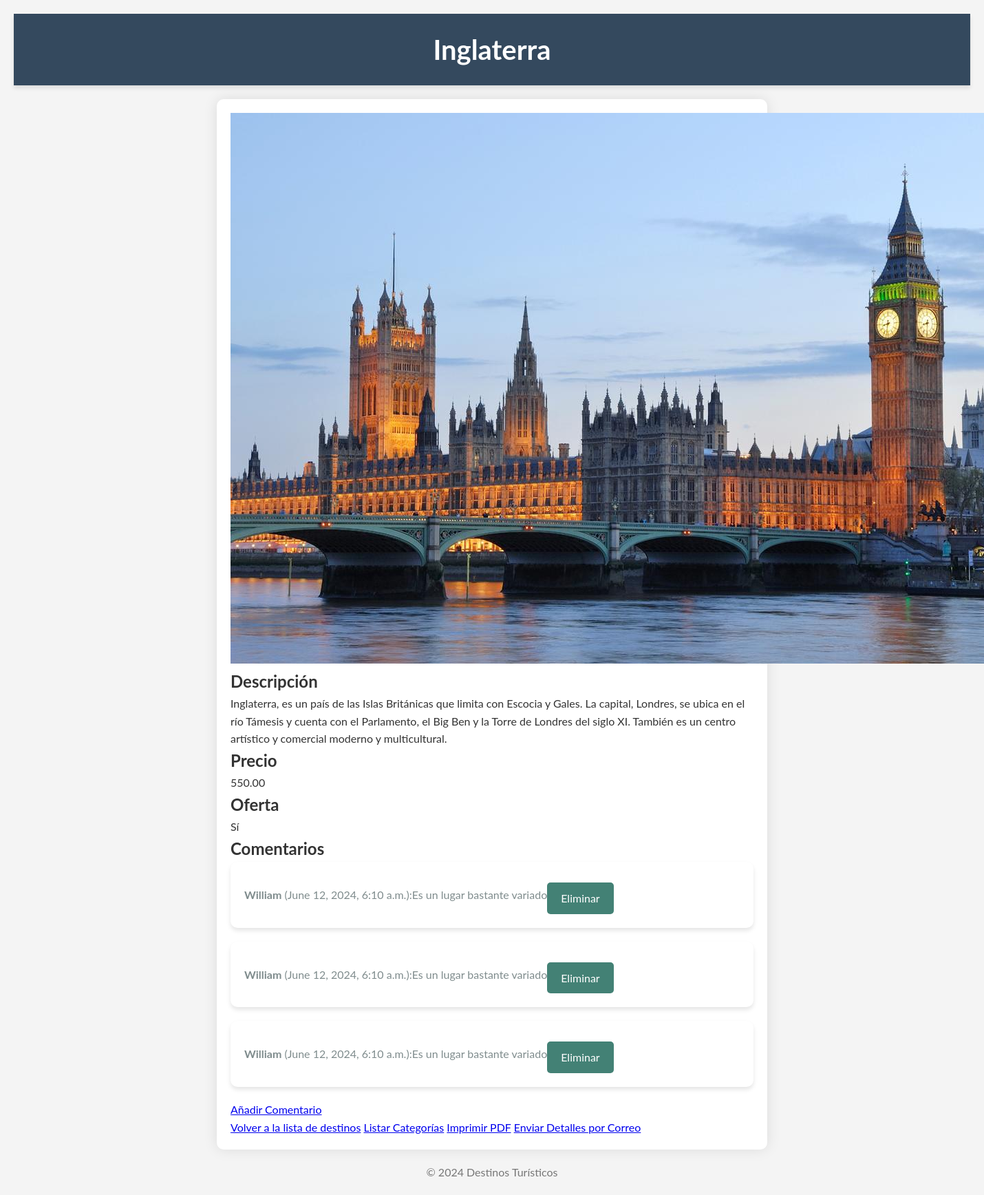
Page /detalles/1/ on the earlier database version.
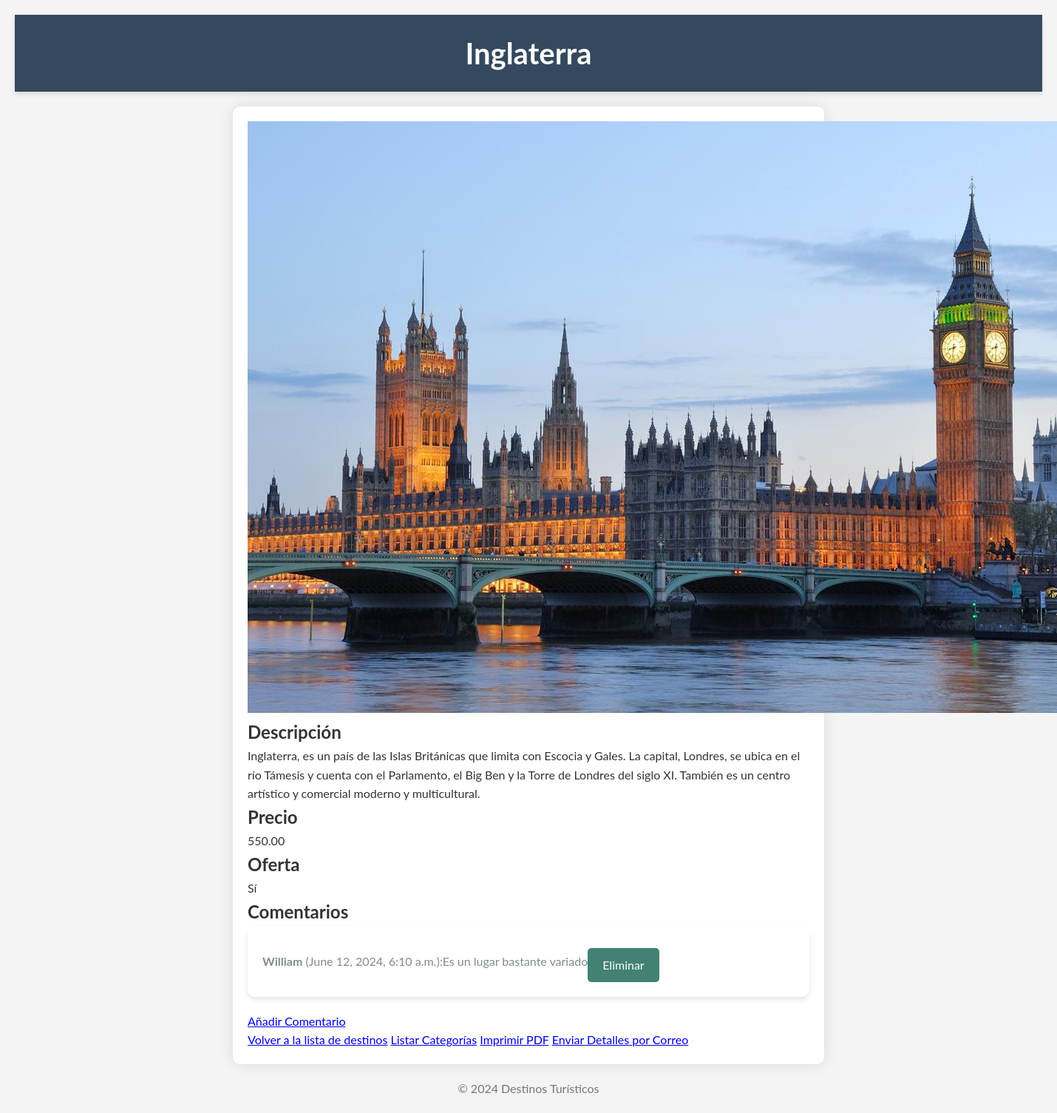
Same page on the later database version.
### destinos/models.py (models this page shows, shortened)
class Comentario(models.Model):
    destino = models.ForeignKey(DestinosTuristicos, on_delete=models.CASCADE)
    autor = models.CharField(max_length=100)
    contenido = models.TextField()
    fecha = models.DateTimeField(auto_now_add=True)

### destinos/views.py (the view)
# urls.py: path('detalles/<int:destino_id>/', views.detalles_destino, name='detalles_destino'),
def detalles_destino(request, destino_id):
    destino = get_object_or_404(DestinosTuristicos, pk=destino_id)
    comentarios = Comentario.objects.filter(destino=destino)
    return render(request, 'destinos/detalles_destino.html', {'destino': destino, 'comentarios': comentarios})

### destinos/templates/destinos/detalles_destino.html (shortened to what this page needs)
<!DOCTYPE html>
<html>
<head>
    {% load static %}
    <link rel="stylesheet" type="text/css" href="{% static 'css/styles.css' %}">
</head>
<body>
    <header>
        <h1>{{ destino.nombreCiudad }}</h1>
    </header>
    <main>
        <img src="{{ destino.imagenCiudad.url }}" alt="{{ destino.nombreCiudad }}" class="fixed-size">
        <div>
            <h2>Descripción</h2>
            <p>{{ destino.descripcionCiudad }}</p>
            <h2>Precio</h2>
            <p>{{ destino.precioTour }}</p>
            <h2>Oferta</h2>
            <p>{% if destino.ofertaTour %}Sí{% else %}No{% endif %}</p>
        </div>
        <section>
            <h2>Comentarios</h2>
            <ul>
                {% for comentario in comentarios %}
                <li>
                    <p><strong>{{ comentario.autor }}</strong> ({{ comentario.fecha }}):</p>
                    <p>{{ comentario.contenido }}</p>
                    <a href="{% url 'eliminar_comentario' comentario.id %}" onclick="return confirm('¿Estás seguro de que deseas eliminar este comentario?');">Eliminar</a>
                </li>
                {% endfor %}
            </ul>
            <a href="{% url 'añadir_comentario' destino.id %}">Añadir Comentario</a>
        </section>
        <div class="navigation">
            <a href="{% url 'listar_destinos' %}">Volver a la lista de destinos</a>
            <a href="{% url 'listar_categorias' %}">Listar Categorías</a>
            <a href="{% url 'generar_pdf' destino.id %}">Imprimir PDF</a>
            <a href="{% url 'enviar_correo' destino.id %}">Enviar Detalles por Correo</a>
        </div>
    </main>
    <footer>
        <p>&copy; 2024 Destinos Turísticos</p>
    </footer>
</body>
</html>

Differences in the rows shown:
removed Comentario: autor "William", fecha "June 12, 2024, 6:10 a.m.", contenido "Es un lugar bastante variado"
removed Comentario: autor "William", fecha "June 12, 2024, 6:10 a.m.", contenido "Es un lugar bastante variado"
